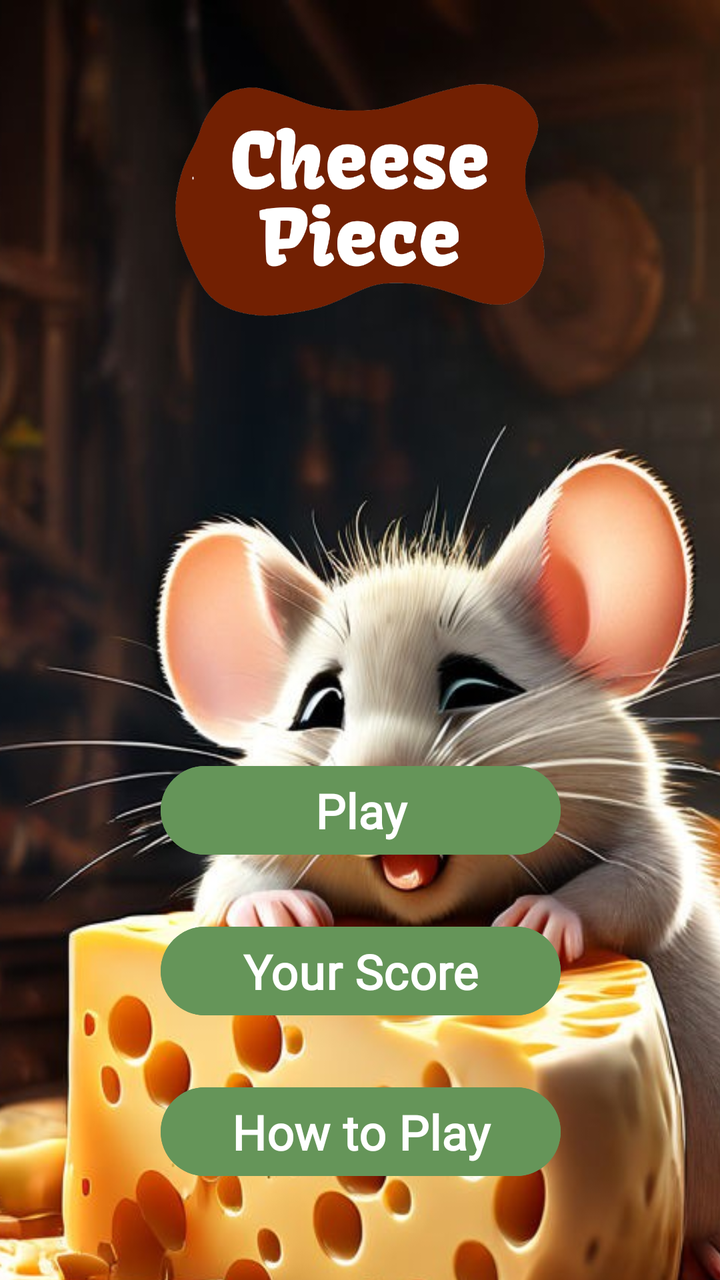
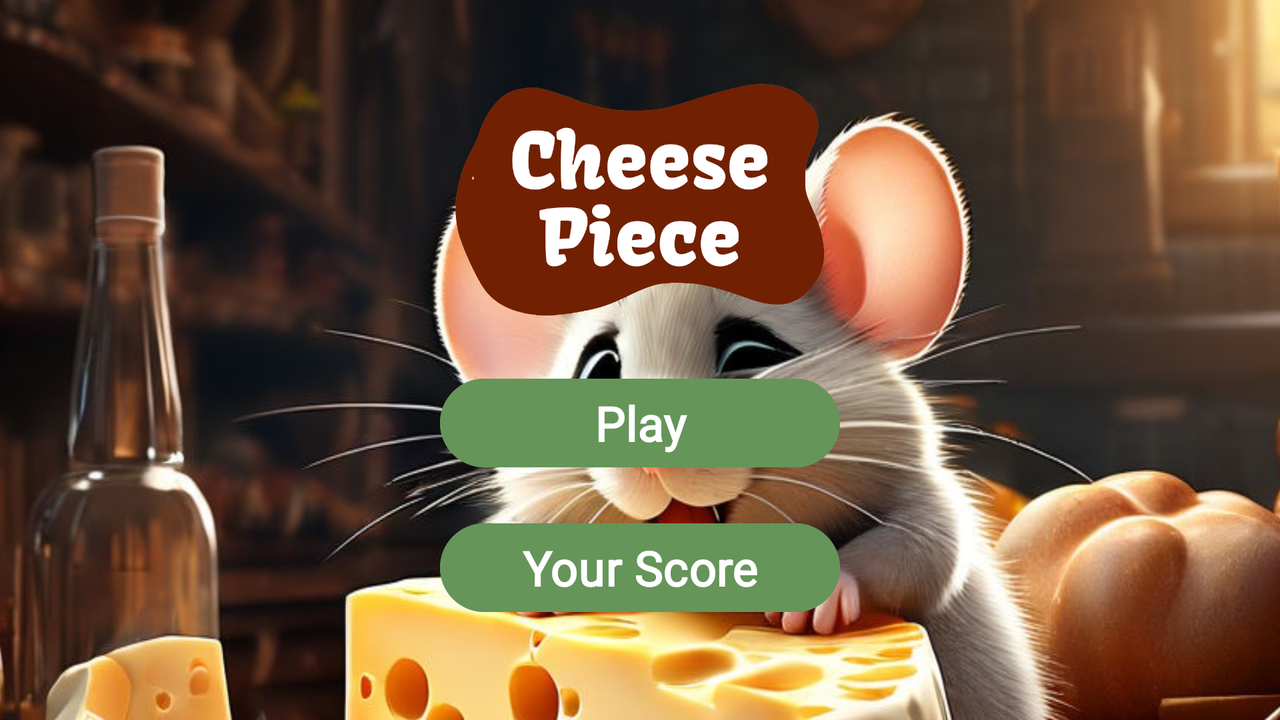

One screen, two layout resources from the same app: the default and the repository's alternative for another configuration. Each is rendered where Android would select it; the XML of both is given below.
<!-- AndroidManifest.xml: application theme Theme.CheesePiece -->
<!-- res/layout/activity_main.xml -->
<?xml version="1.0" encoding="utf-8"?>
<androidx.constraintlayout.widget.ConstraintLayout xmlns:android="http://schemas.android.com/apk/res/android"
    xmlns:app="http://schemas.android.com/apk/res-auto"
    xmlns:tools="http://schemas.android.com/tools"
    android:layout_width="match_parent"
    android:layout_height="match_parent"
    tools:context=".MainActivity">

    <View
        android:id="@+id/view3"
        android:layout_width="766dp"
        android:layout_height="803dp"
        android:background="@drawable/menubg"
        app:layout_constraintBottom_toBottomOf="parent"
        app:layout_constraintEnd_toEndOf="parent"
        app:layout_constraintStart_toStartOf="parent"
        app:layout_constraintTop_toTopOf="parent"
        app:layout_constraintVertical_bias="0.0" />

    <ImageView
        android:id="@+id/imageView11"
        android:layout_width="318dp"
        android:layout_height="200dp"
        app:layout_constraintEnd_toEndOf="parent"
        app:layout_constraintStart_toStartOf="parent"
        app:layout_constraintTop_toTopOf="parent"
        app:srcCompat="@drawable/logotxt" />

    <Button
        android:id="@+id/button7"
        android:layout_width="200dp"
        android:layout_height="wrap_content"
        android:layout_marginBottom="28dp"
        android:backgroundTint="@color/btn_bg"
        android:fontFamily="@font/kavoon"
        android:text="@string/play"
        android:textColor="@color/white"
        android:textSize="24sp"
        android:textStyle="bold"
        app:layout_constraintBottom_toTopOf="@+id/button8"
        app:layout_constraintEnd_toEndOf="parent"
        app:layout_constraintHorizontal_bias="0.502"
        app:layout_constraintStart_toStartOf="parent" />

    <Button
        android:id="@+id/button8"
        android:layout_width="200dp"
        android:layout_height="wrap_content"
        android:layout_marginBottom="28dp"
        android:backgroundTint="@color/btn_bg"
        android:fontFamily="@font/kavoon"
        android:text="@string/score"
        android:textColor="@color/white"
        android:textSize="24sp"
        android:textStyle="bold"
        app:layout_constraintBottom_toTopOf="@+id/button12"
        app:layout_constraintEnd_toEndOf="parent"
        app:layout_constraintHorizontal_bias="0.502"
        app:layout_constraintStart_toStartOf="parent" />

    <Button
        android:id="@+id/button12"
        android:layout_width="200dp"
        android:layout_height="wrap_content"
        android:layout_marginBottom="48dp"
        android:backgroundTint="@color/btn_bg"
        android:fontFamily="@font/kavoon"
        android:text="@string/how_to_play"
        android:textColor="@color/white"
        android:textSize="24sp"
        android:textStyle="bold"
        app:layout_constraintBottom_toBottomOf="parent"
        app:layout_constraintEnd_toEndOf="parent"
        app:layout_constraintHorizontal_bias="0.502"
        app:layout_constraintStart_toStartOf="parent" />

</androidx.constraintlayout.widget.ConstraintLayout>
<!-- resources referenced by this layout -->
<resources>
  <color name="btn_bg">#659559</color>
  <color name="white">#FFFFFFFF</color>
  <!-- drawable logotxt: png bitmap (drawable, 61541 bytes) -->
  <!-- drawable menubg: jpeg bitmap (drawable, 185858 bytes) -->
  <string name="how_to_play">How to Play</string>
  <string name="play">Play</string>
  <string name="score">Your Score</string>
  <style name="Theme.CheesePiece" parent="Base.Theme.CheesePiece" />
  <style name="Base.Theme.CheesePiece" parent="Theme.Material3.DayNight.NoActionBar">
          
          
      </style>
</resources>
<!-- res/layout-land/activity_main.xml (the repository's variant of the layout above) -->
<!-- drawn on the phone turned sideways -->
<?xml version="1.0" encoding="utf-8"?>
<androidx.constraintlayout.widget.ConstraintLayout xmlns:android="http://schemas.android.com/apk/res/android"
    xmlns:app="http://schemas.android.com/apk/res-auto"
    xmlns:tools="http://schemas.android.com/tools"
    android:layout_width="match_parent"
    android:layout_height="match_parent"
    tools:context=".MainActivity">

    <View
        android:id="@+id/view3"
        android:layout_width="766dp"
        android:layout_height="803dp"
        android:background="@drawable/menubg"
        app:layout_constraintBottom_toBottomOf="parent"
        app:layout_constraintEnd_toEndOf="parent"
        app:layout_constraintHorizontal_bias="0.514"
        app:layout_constraintStart_toStartOf="parent"
        app:layout_constraintTop_toTopOf="parent"
        app:layout_constraintVertical_bias="0.382" />

    <ImageView
        android:id="@+id/imageView11"
        android:layout_width="318dp"
        android:layout_height="200dp"
        app:layout_constraintEnd_toEndOf="parent"
        app:layout_constraintStart_toStartOf="parent"
        app:layout_constraintTop_toTopOf="parent"
        app:srcCompat="@drawable/logotxt" />

    <Button
        android:id="@+id/button7"
        android:layout_width="200dp"
        android:layout_height="wrap_content"
        android:layout_marginBottom="20dp"
        android:backgroundTint="@color/btn_bg"
        android:fontFamily="@font/kavoon"
        android:text="@string/play"
        android:textColor="@color/white"
        android:textSize="24sp"
        android:textStyle="bold"
        app:layout_constraintBottom_toTopOf="@+id/button8"
        app:layout_constraintEnd_toEndOf="parent"
        app:layout_constraintStart_toStartOf="parent" />

    <Button
        android:id="@+id/button8"
        android:layout_width="200dp"
        android:layout_height="wrap_content"
        android:layout_marginBottom="50dp"
        android:backgroundTint="@color/btn_bg"
        android:fontFamily="@font/kavoon"
        android:text="@string/score"
        android:textColor="@color/white"
        android:textSize="24sp"
        android:textStyle="bold"
        app:layout_constraintBottom_toBottomOf="parent"
        app:layout_constraintEnd_toEndOf="parent"
        app:layout_constraintStart_toStartOf="parent" />
</androidx.constraintlayout.widget.ConstraintLayout>
<!-- resources referenced by the variant -->
<!-- as the phone turned sideways resolves them -->
<resources>
  <color name="btn_bg">#659559</color>
  <color name="white">#FFFFFFFF</color>
  <!-- drawable logotxt: png bitmap (drawable, 61541 bytes) -->
  <!-- drawable menubg: jpeg bitmap (drawable, 185858 bytes) -->
  <string name="play">Play</string>
  <string name="score">Your Score</string>
  <style name="Theme.CheesePiece" parent="Base.Theme.CheesePiece" />
  <style name="Base.Theme.CheesePiece" parent="Theme.Material3.DayNight.NoActionBar">
          
          
      </style>
</resources>
